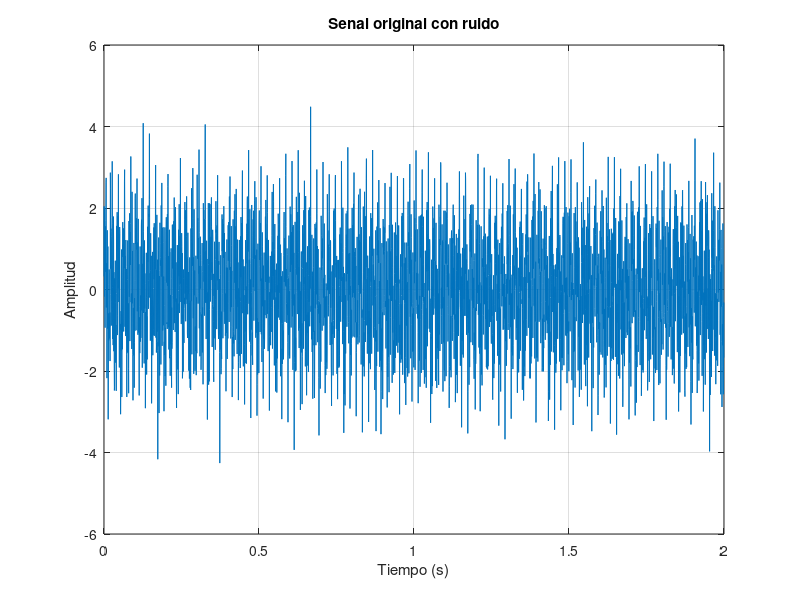
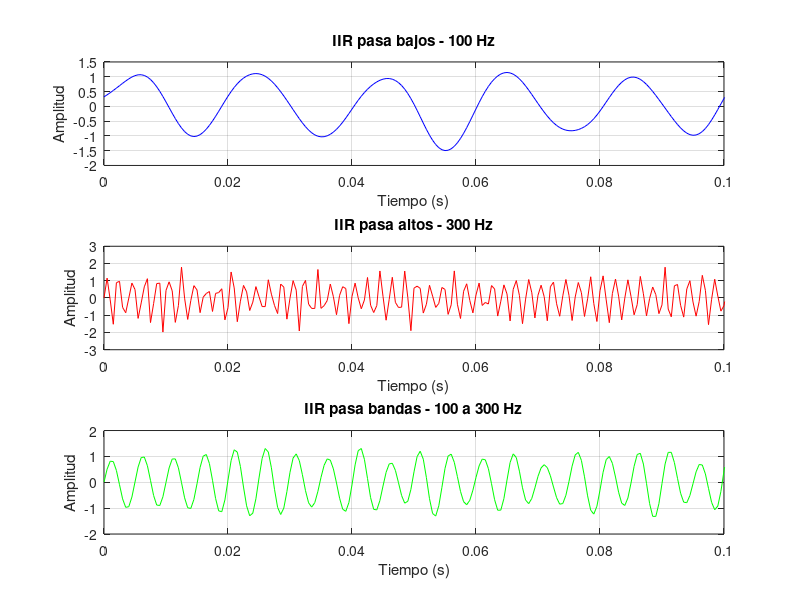

The MATLAB script that drew these images, in order: (Note: this script raises an error after producing the figures.)
clc;
clear;
close all;
rng(12);

%% 1. Generacion de la senal de prueba
Fs = 2000;                 % Frecuencia de muestreo (Hz)
T = 1/Fs;
t = 0:T:2-T;               % Duracion de 2 segundos

senal = sin(2*pi*50*t) + ...
        sin(2*pi*200*t) + ...
        sin(2*pi*500*t);

ruido = 0.5*randn(size(t)); % Ruido blanco gaussiano
senal_ruidosa = senal + ruido;

%% 2. Filtros IIR Butterworth de orden 4
[bLP,aLP] = butter(4,100/(Fs/2),'low');
[bHP,aHP] = butter(4,300/(Fs/2),'high');
[bBP,aBP] = butter(4,[100 300]/(Fs/2),'bandpass');

salida_bajos = filtfilt(bLP,aLP,senal_ruidosa);
salida_altos = filtfilt(bHP,aHP,senal_ruidosa);
salida_bandas = filtfilt(bBP,aBP,senal_ruidosa);

%% 3. Filtros FIR con ventana Hamming
ordenFIR = 80;             % 81 coeficientes
bFIR_bajos = fir1(ordenFIR,100/(Fs/2),'low',hamming(ordenFIR+1));
bFIR_altos = fir1(ordenFIR,300/(Fs/2),'high',hamming(ordenFIR+1));
bFIR_bandas = fir1(ordenFIR,[100 300]/(Fs/2),'bandpass', ...
                   hamming(ordenFIR+1));

salida_FIR_bajos = filtfilt(bFIR_bajos,1,senal_ruidosa);
salida_FIR_altos = filtfilt(bFIR_altos,1,senal_ruidosa);
salida_FIR_bandas = filtfilt(bFIR_bandas,1,senal_ruidosa);

%% 4. Senal de entrada
figure;
plot(t,senal_ruidosa);
title('Senal original con ruido');
xlabel('Tiempo (s)');
ylabel('Amplitud');
grid on;

%% 5. Comparacion de salidas IIR
figure;
subplot(3,1,1);
plot(t,salida_bajos,'b');
title('IIR pasa bajos - 100 Hz');
xlabel('Tiempo (s)'); ylabel('Amplitud'); grid on; xlim([0 0.1]);

subplot(3,1,2);
plot(t,salida_altos,'r');
title('IIR pasa altos - 300 Hz');
xlabel('Tiempo (s)'); ylabel('Amplitud'); grid on; xlim([0 0.1]);

subplot(3,1,3);
plot(t,salida_bandas,'g');
title('IIR pasa bandas - 100 a 300 Hz');
xlabel('Tiempo (s)'); ylabel('Amplitud'); grid on; xlim([0 0.1]);
sgtitle('Comparacion de filtros IIR');

%% 6. Respuestas en frecuencia IIR
figure; freqz(bLP,aLP,1024,Fs); title('Respuesta en frecuencia IIR pasa bajos');
figure; freqz(bHP,aHP,1024,Fs); title('Respuesta en frecuencia IIR pasa altos');
figure; freqz(bBP,aBP,1024,Fs); title('Respuesta en frecuencia IIR pasa bandas');

%% 7. Comparacion de filtros FIR
figure;
subplot(3,1,1);
plot(t,salida_FIR_bajos);
title('FIR pasa bajos - 100 Hz');
xlabel('Tiempo (s)'); ylabel('Amplitud'); grid on; xlim([0 0.1]);

subplot(3,1,2);
plot(t,salida_FIR_altos);
title('FIR pasa altos - 300 Hz');
xlabel('Tiempo (s)'); ylabel('Amplitud'); grid on; xlim([0 0.1]);

subplot(3,1,3);
plot(t,salida_FIR_bandas);
title('FIR pasa bandas - 100 a 300 Hz');
xlabel('Tiempo (s)'); ylabel('Amplitud'); grid on; xlim([0 0.1]);
sgtitle('Comparacion de filtros FIR');

%% 8. Comparacion FIR e IIR
figure;
subplot(3,1,1);
plot(t,salida_bajos,'b'); hold on;
plot(t,salida_FIR_bajos,'r--');
title('Comparacion pasa bajos'); legend('IIR','FIR');
xlabel('Tiempo (s)'); ylabel('Amplitud'); grid on; xlim([0 0.1]);

subplot(3,1,2);
plot(t,salida_altos,'b'); hold on;
plot(t,salida_FIR_altos,'r--');
title('Comparacion pasa altos'); legend('IIR','FIR');
xlabel('Tiempo (s)'); ylabel('Amplitud'); grid on; xlim([0 0.1]);

subplot(3,1,3);
plot(t,salida_bandas,'b'); hold on;
plot(t,salida_FIR_bandas,'r--');
title('Comparacion pasa bandas'); legend('IIR','FIR');
xlabel('Tiempo (s)'); ylabel('Amplitud'); grid on; xlim([0 0.1]);
sgtitle('Comparacion de filtros FIR e IIR');

%% 9. Valores RMS
fprintf('\\nRESULTADOS RMS IIR\\n');
fprintf('Senal original: %.4f\\n',rms(senal_ruidosa));
fprintf('IIR pasa bajos: %.4f\\n',rms(salida_bajos));
fprintf('IIR pasa altos: %.4f\\n',rms(salida_altos));
fprintf('IIR pasa bandas: %.4f\\n',rms(salida_bandas));

fprintf('\\nRESULTADOS RMS FIR\\n');
fprintf('FIR pasa bajos: %.4f\\n',rms(salida_FIR_bajos));
fprintf('FIR pasa altos: %.4f\\n',rms(salida_FIR_altos));
fprintf('FIR pasa bandas: %.4f\\n',rms(salida_FIR_bandas));
